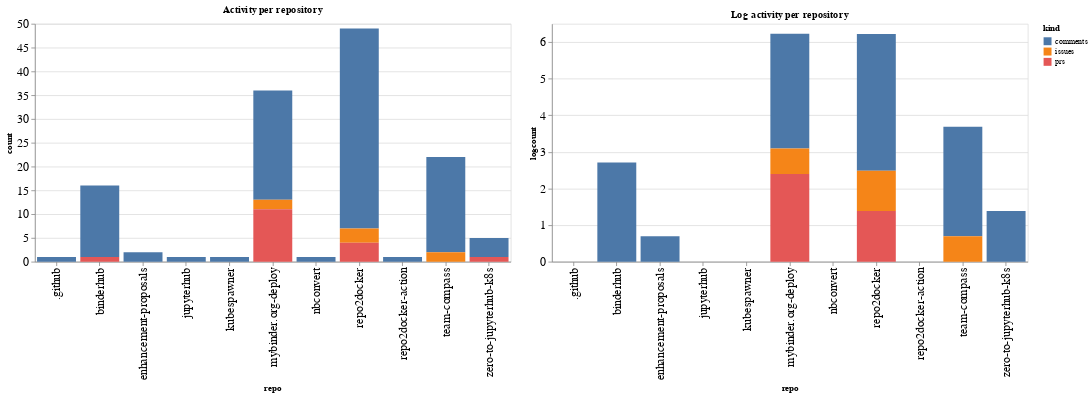

The notebook cell this image was saved under:
### Code cell
ch1 = alt.Chart(repo_summaries, width=600, title="Activity per repository").mark_bar().encode(
    x='repo',
    y='count',
    color='kind',
    tooltip="kind"
)

ch2 = alt.Chart(repo_summaries, width=600, title="Log activity per repository").mark_bar().encode(
    x='repo',
    y='logcount',
    color='kind',
    tooltip="kind"
)

ch1 | ch2

### Figure 1 — Vega-Lite specification as saved in the notebook (floating-point values rounded to 4 significant figures)
{"config": {"axisLeft": {"labelFontSize": 15}, "axisBottom": {"labelFontSize": 15}}, "hconcat": [{"mark": "bar", "encoding": {"color": {"type": "nominal", "field": "kind"}, "tooltip": {"type": "nominal", "field": "kind"}, "x": {"type": "nominal", "field": "repo"}, "y": {"type": "quantitative", "field": "count"}}, "title": "Activity per repository", "width": 600}, {"mark": "bar", "encoding": {"color": {"type": "nominal", "field": "kind"}, "tooltip": {"type": "nominal", "field": "kind"}, "x": {"type": "nominal", "field": "repo"}, "y": {"type": "quantitative", "field": "logcount"}}, "title": "Log activity per repository", "width": 600}], "data": {"name": "data-a6c6000f1de455c63e033063005a944a"}, "$schema": "https://vega.github.io/schema/vega-lite/v4.8.1.json", "datasets": {"data-a6c6000f1de455c63e033063005a944a": [{"repo": ".github", "kind": "comments", "count": 1, "logcount": 0.0}, {"repo": "binderhub", "kind": "comments", "count": 15, "logcount": 2.708}, {"repo": "binderhub", "kind": "prs", "count": 1, "logcount": 0.0}, {"repo": "enhancement-proposals", "kind": "comments", "count": 2, "logcount": 0.6931}, {"repo": "jupyterhub", "kind": "comments", "count": 1, "logcount": 0.0}, {"repo": "kubespawner", "kind": "comments", "count": 1, "logcount": 0.0}, {"repo": "mybinder.org-deploy", "kind": "comments", "count": 23, "logcount": 3.135}, {"repo": "mybinder.org-deploy", "kind": "issues", "count": 2, "logcount": 0.6931}, {"repo": "mybinder.org-deploy", "kind": "prs", "count": 11, "logcount": 2.398}, {"repo": "nbconvert", "kind": "comments", "count": 1, "logcount": 0.0}, {"repo": "repo2docker", "kind": "comments", "count": 42, "logcount": 3.738}, {"repo": "repo2docker", "kind": "issues", "count": 3, "logcount": 1.099}, {"repo": "repo2docker", "kind": "prs", "count": 4, "logcount": 1.386}, {"repo": "repo2docker-action", "kind": "comments", "count": 1, "logcount": 0.0}, {"repo": "team-compass", "kind": "comments", "count": 20, "logcount": 2.996}, {"repo": "team-compass", "kind": "issues", "count": 2, "logcount": 0.6931}, {"repo": "zero-to-jupyterhub-k8s", "kind": "comments", "count": 4, "logcount": 1.386}, {"repo": "zero-to-jupyterhub-k8s", "kind": "prs", "count": 1, "logcount": 0.0}]}}
